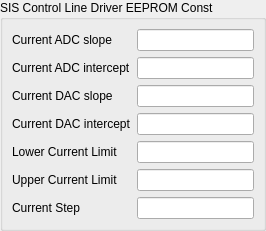
<?xml version="1.0" encoding="UTF-8"?>
<ui version="4.0">
 <class>wSisControlLineDriver</class>
 <widget class="QWidget" name="wSisControlLineDriver">
  <property name="geometry">
   <rect>
    <x>0</x>
    <y>0</y>
    <width>266</width>
    <height>209</height>
   </rect>
  </property>
  <property name="windowTitle">
   <string>Form</string>
  </property>
  <layout class="QVBoxLayout" name="verticalLayout">
   <property name="leftMargin">
    <number>0</number>
   </property>
   <property name="topMargin">
    <number>0</number>
   </property>
   <property name="rightMargin">
    <number>0</number>
   </property>
   <property name="bottomMargin">
    <number>0</number>
   </property>
   <item>
    <widget class="QGroupBox" name="groupBox">
     <property name="title">
      <string>SIS Control Line Driver EEPROM Const </string>
     </property>
     <layout class="QFormLayout" name="formLayout">
      <property name="leftMargin">
       <number>9</number>
      </property>
      <property name="rightMargin">
       <number>9</number>
      </property>
      <item row="0" column="0">
       <widget class="QLabel" name="label_2">
        <property name="text">
         <string>Current ADC slope</string>
        </property>
        <property name="buddy">
         <cstring>leCurrentAdcSlope</cstring>
        </property>
       </widget>
      </item>
      <item row="0" column="1">
       <widget class="QLineEdit" name="leCurrentAdcSlope">
        <property name="frame">
         <bool>true</bool>
        </property>
       </widget>
      </item>
      <item row="1" column="0">
       <widget class="QLabel" name="label_3">
        <property name="text">
         <string>Current ADC intercept</string>
        </property>
        <property name="buddy">
         <cstring>leCurrentAdcIntercept</cstring>
        </property>
       </widget>
      </item>
      <item row="1" column="1">
       <widget class="QLineEdit" name="leCurrentAdcIntercept"/>
      </item>
      <item row="2" column="0">
       <widget class="QLabel" name="label_4">
        <property name="text">
         <string>Current DAC slope</string>
        </property>
        <property name="buddy">
         <cstring>leCurrentDacSlope</cstring>
        </property>
       </widget>
      </item>
      <item row="2" column="1">
       <widget class="QLineEdit" name="leCurrentDacSlope"/>
      </item>
      <item row="3" column="0">
       <widget class="QLabel" name="label_5">
        <property name="text">
         <string>Current DAC intercept</string>
        </property>
        <property name="buddy">
         <cstring>leCurrentDacIntercept</cstring>
        </property>
       </widget>
      </item>
      <item row="3" column="1">
       <widget class="QLineEdit" name="leCurrentDacIntercept"/>
      </item>
      <item row="4" column="0">
       <widget class="QLabel" name="label_6">
        <property name="text">
         <string>Lower Current Limit</string>
        </property>
        <property name="buddy">
         <cstring>leLowerCurrentLimit</cstring>
        </property>
       </widget>
      </item>
      <item row="4" column="1">
       <widget class="QLineEdit" name="leLowerCurrentLimit"/>
      </item>
      <item row="5" column="0">
       <widget class="QLabel" name="label_7">
        <property name="text">
         <string>Upper Current Limit</string>
        </property>
        <property name="buddy">
         <cstring>leUpperCurrentLimit</cstring>
        </property>
       </widget>
      </item>
      <item row="5" column="1">
       <widget class="QLineEdit" name="leUpperCurrentLimit"/>
      </item>
      <item row="6" column="0">
       <widget class="QLabel" name="label_8">
        <property name="text">
         <string>Current Step</string>
        </property>
        <property name="buddy">
         <cstring>leCurrentStep</cstring>
        </property>
       </widget>
      </item>
      <item row="6" column="1">
       <widget class="QLineEdit" name="leCurrentStep"/>
      </item>
     </layout>
     <zorder>leCurrentAdcSlope</zorder>
     <zorder>label_3</zorder>
     <zorder>leCurrentAdcIntercept</zorder>
     <zorder>label_4</zorder>
     <zorder>leCurrentDacSlope</zorder>
     <zorder>label_5</zorder>
     <zorder>leCurrentDacIntercept</zorder>
     <zorder>label_2</zorder>
     <zorder>label_6</zorder>
     <zorder>leLowerCurrentLimit</zorder>
     <zorder>label_7</zorder>
     <zorder>leUpperCurrentLimit</zorder>
     <zorder>label_8</zorder>
     <zorder>leCurrentStep</zorder>
    </widget>
   </item>
  </layout>
 </widget>
 <resources/>
 <connections/>
</ui>
